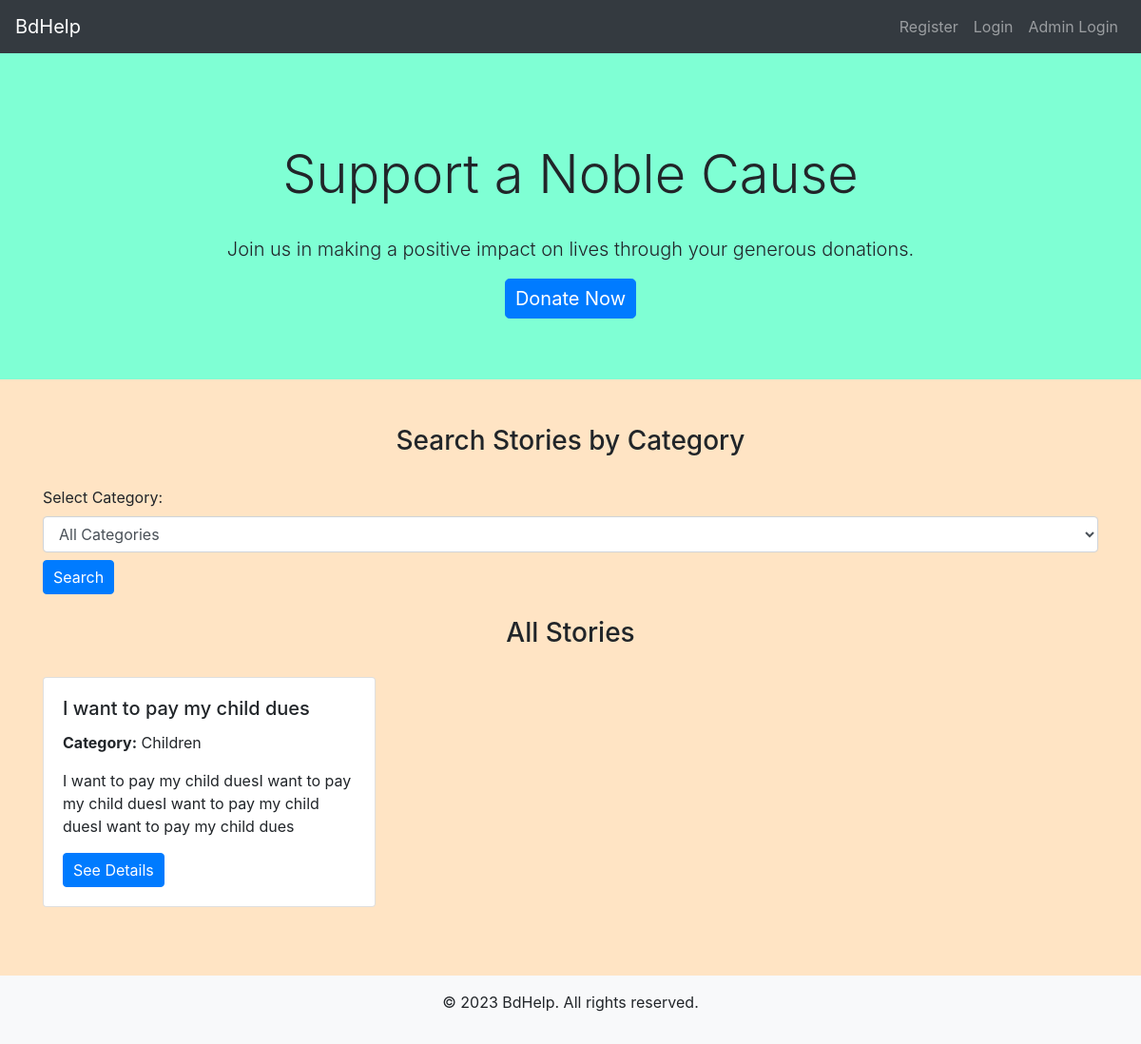
The page / on the database its author committed.
### tables this page shows
CREATE TABLE `stories` (
  `story_id` int(11) NOT NULL,
  `category_id` int(11) DEFAULT NULL,
  `beneficiary_id` int(11) DEFAULT NULL,
  `beneficiary_name` varchar(255) DEFAULT NULL,
  `title` varchar(255) NOT NULL,
  `description` text NOT NULL,
  `amount_needed` decimal(10,2) NOT NULL,
  `profile_picture` varchar(255) DEFAULT NULL,
  `status` varchar(50) NOT NULL,
  `created_at` timestamp NOT NULL DEFAULT current_timestamp()
);

### index.php (the view, shortened to what this page needs)
<?php
include('config.php');
if (isset($_GET['category_id']) && !empty($_GET['category_id'])) {
    $category_id = $_GET['category_id'];
    $stories_sql = "SELECT * FROM stories WHERE category_id = ?";
    $stmt = mysqli_prepare($conn, $stories_sql);
    mysqli_stmt_bind_param($stmt, "i", $category_id);
    mysqli_stmt_execute($stmt);
    $stories_result = mysqli_stmt_get_result($stmt);
    mysqli_stmt_close($stmt);
} else {
    $all_stories_sql = "SELECT * FROM stories";
    $all_stories_result = $conn->query($all_stories_sql);
}
function getCategoryName($conn, $category_id) {
    $category_sql = "SELECT name FROM categories WHERE id = ?";
    $stmt = mysqli_prepare($conn, $category_sql);
    mysqli_stmt_bind_param($stmt, "i", $category_id);
    mysqli_stmt_execute($stmt);
    mysqli_stmt_bind_result($stmt, $category_name);
    return $category_name;
}
?>
<!DOCTYPE html>
<html>
<head>
    <link rel="stylesheet" href="https://maxcdn.bootstrapcdn.com/bootstrap/4.5.2/css/bootstrap.min.css">
    <link rel="stylesheet" href="./css/style.css">
</head>
<body>
<?php
include('navbar.php');
?>
<div class="jumbotron jumbotron-fluid ">
    <div class="container text-center">
        <h1 class="display-4">Support a Noble Cause</h1>
        <p class="lead">Join us in making a positive impact on lives through your generous donations.</p>
        <a href="login.php" class="btn btn-primary btn-lg">Donate Now</a>
    </div>
</div>
<div class="container mt-5">
    <h3>Search Stories by Category</h3>
    <form action="<?php echo $_SERVER['PHP_SELF']; ?>" method="GET">
        <label for="category">Select Category:</label>
        <select id="category" name="category_id" class="form-control">
            <option value="">All Categories</option>
        </select>
        <button type="submit" class="btn btn-primary mt-2">Search</button>
    </form>
    <h3 class="mt-4">All Stories</h3>
    <?php
    if (isset($stories_result)) {
        if (mysqli_num_rows($stories_result) > 0) {
            echo '<div class="row">';
            while ($story = mysqli_fetch_assoc($stories_result)) {
                echo '<div class="col-lg-4 col-md-6 mb-4">';
                echo '<div class="card">';
                echo '<div class="card-body">';
                echo '<h5 class="card-title">' . $story['title'] . '</h5>';
                echo '<p class="card-text">' . $story['description'] . '</p>';
                echo '<a href="login.php" class="btn btn-primary">See Details</a>';
                echo '</div>';
                echo '</div>';
                echo '</div>';
            }
            echo '</div>';
        } else {
            echo '<p>No stories found in the selected category.</p>';
        }
    } elseif (isset($all_stories_result)) {
        if (mysqli_num_rows($all_stories_result) > 0) {
            echo '<div class="row">';
            while ($story = mysqli_fetch_assoc($all_stories_result)) {
                echo '<div class="col-lg-4 col-md-6 mb-4">';
                echo '<div class="card">';
                echo '<div class="card-body">';
                echo '<h5 class="card-title">' . $story['title'] . '</h5>';
                echo '<p class="card-text"><strong>Category:</strong> ' . getCategoryName($conn, $story['category_id']) . '</p>';
                echo '<p class="card-text">' . $story['description'] . '</p>';
                echo '<a href="login.php" class="btn btn-primary">See Details</a>';
                echo '</div>';
                echo '</div>';
                echo '</div>';
            }
            echo '</div>';
        } else {
            echo '<p>No stories found.</p>';
        }
    }
    ?>
</div>
<footer class="mt-5 py-3 bg-light">
    <div class="container text-center">
        <p>&copy; 2023 BdHelp. All rights reserved.</p>
    </div>
</footer>
</body>
</html>

### css/style.css (style rules this page uses)
body { background-color: bisque; }
h1, h2, h3, h4 { text-align: center; margin-top: 30px; margin-bottom: 30px; }
.btn-primary { padding: 5px 10px; }

### index.php (style rules this page uses)
.jumbotron { background-color: aquamarine; }

### rows shown on the page
stories: title "I want to pay my child dues", category_id "Children", description "I want to pay my child duesI want to pay my child duesI want to pay my child duesI want to pay my child dues"
